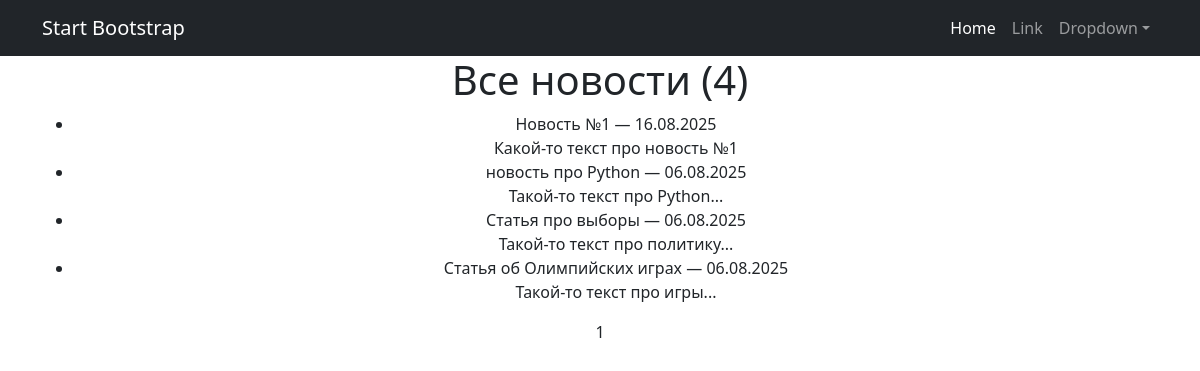
The page /news/ on the database as committed earlier.
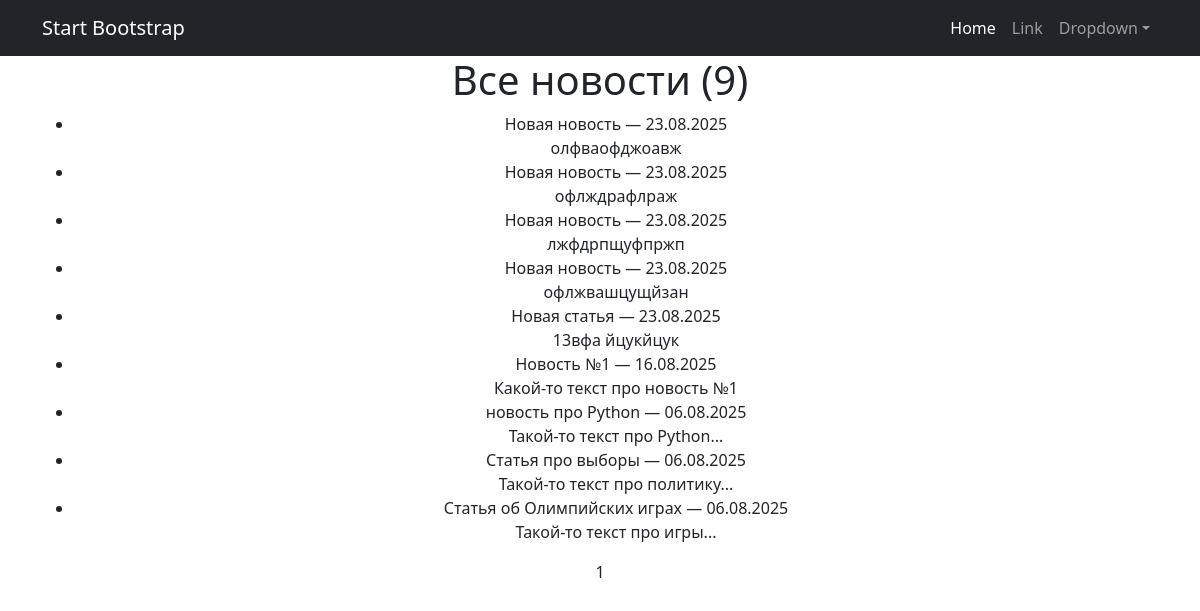
The same page on the database as committed later.
### news/models.py (models this page shows, shortened)
class Post(models.Model):
    ARTICLE = 'AR'
    NEWS = 'NW'
    POST_TYPES = [
        (ARTICLE, 'Статья'),
        (NEWS, 'Новость')
    ]
    author = models.ForeignKey('Author', on_delete=models.CASCADE)
    post_type = models.CharField(max_length=2, choices=POST_TYPES, default=ARTICLE)
    time_create = models.DateTimeField(auto_now_add=True)
    categories = models.ManyToManyField('Category', through='PostCategory')
    title = models.CharField(max_length=255)
    text = models.TextField()
    rating = models.IntegerField(default=0)

### news/views.py (the view)
# urls.py: path('', PostListView.as_view(), name='post_list'),
class PostListView(ListView):
    model = Post
    ordering = ['-time_create']
    template_name = 'posts.html'
    context_object_name = 'posts'
    paginate_by = 10
    def get_context_data(self, **kwargs):
        context = super().get_context_data(**kwargs)
        context['time_create'] = datetime.utcnow()
        return context

### news/templatetags/my_filters.py (called while the page is built)
@register.filter(name='censor')
def censor(value):
    if not isinstance(value, str):
        raise ValueError()
    def replace_bad_word(word):
        for bad_word in BAD_WORDS:
            if word.lower().startswith(bad_word.lower()):
                stars = '*' * (len(word) - 1)
                return word[0] + stars
        return word
    words = value.split()
    censored_words = [replace_bad_word(w) for w in words]
    return ' '.join(censored_words)

### templates/posts.html (shortened to what this page needs)
{% extends 'flatpages/default.html' %}
{% load my_filters %}
{% block content %}
    <h1>Все новости ({{ posts|length }})</h1>
    <ul>
        {% for post in posts %}
            <li>
                {{ post.title|censor }} —
                {{ post.time_create|date:"d.m.Y" }}<br>
                {{ post.text|truncatewords:20|censor }}
            </li>
        {% empty %}
            <li>Новостей пока нет.</li>
        {% endfor %}
    </ul>
    {{ page_obj.number }}
{% endblock content %}

### templates/flatpages/default.html (shortened to what this page needs)
<!DOCTYPE html>
<html lang="en">
    <head>
        {% load static %}
        <link href="{% static 'css/styles.css' %}" rel="stylesheet" />
    </head>
    <body>
        <nav class="navbar navbar-expand-lg navbar-dark bg-dark">
            <div class="container">
                <a class="navbar-brand" href="#">Start Bootstrap</a>
                <div class="collapse navbar-collapse" id="navbarSupportedContent">
                    <ul class="navbar-nav ms-auto mb-2 mb-lg-0">
                        <li class="nav-item"><a class="nav-link active" aria-current="page" href="#">Home</a></li>
                        <li class="nav-item"><a class="nav-link" href="#">Link</a></li>
                        <li class="nav-item dropdown">
                            <a class="nav-link dropdown-toggle" id="navbarDropdown" href="#" role="button" data-bs-toggle="dropdown" aria-expanded="false">Dropdown</a>
                        </li>
                    </ul>
                </div>
            </div>
        </nav>
        <div class="container">
            <div class="row">
                <div class="col-lg-12 text-center">
                    {% block content %}{% endblock content %}
                </div>
            </div>
            </div>
    </body>
</html>

Rows that differ between the two databases and show on the page:
added Post: title|censor "Новая новость", time_create "23.08.2025", text|censor "олфваофджоавж"
added Post: title|censor "Новая новость", time_create "23.08.2025", text|censor "офлждрафлраж"
added Post: title|censor "Новая новость", time_create "23.08.2025", text|censor "лжфдрпщуфпржп"
added Post: title|censor "Новая новость", time_create "23.08.2025", text|censor "офлжвашцущйзан"
added Post: title|censor "Новая статья", time_create "23.08.2025", text|censor "13вфа йцукйцук"
Other text that changed with them:
{{ posts|length }}: "4" → "9"
